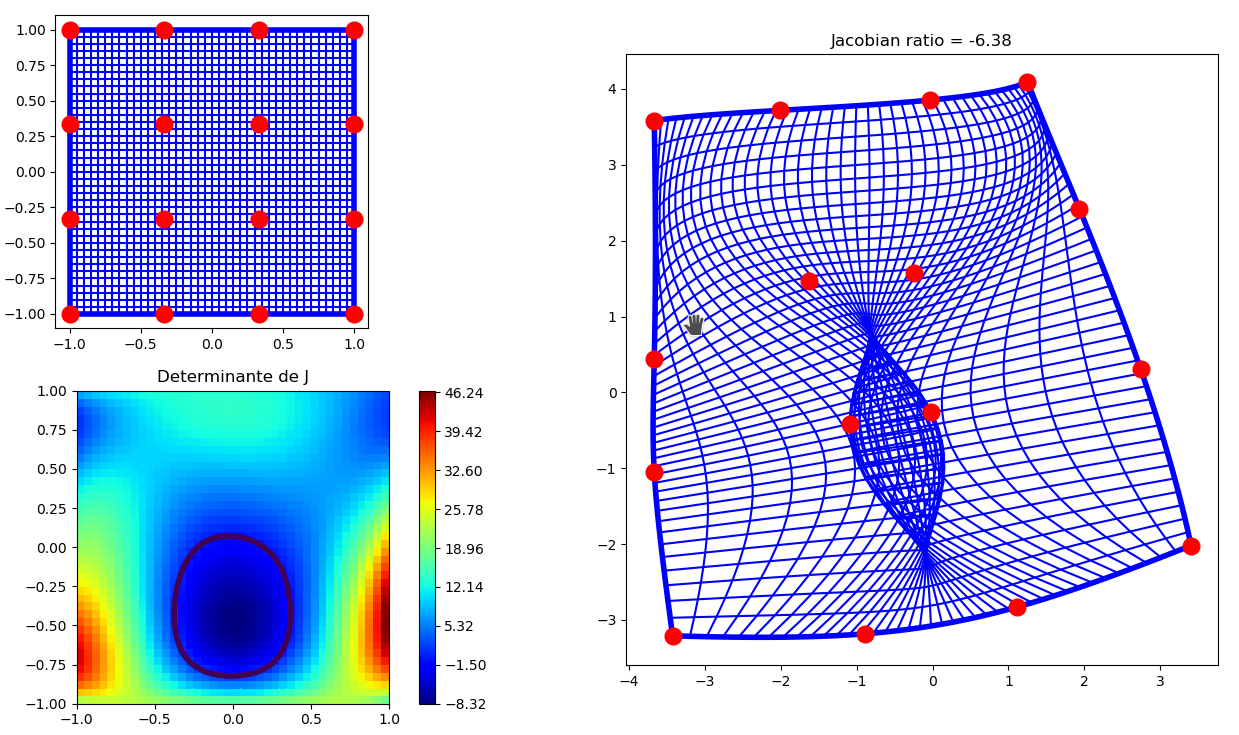

Here is the Python script that generated this plot:
import numpy as np
import matplotlib.pyplot as plt
import warnings

# %% Se crea un espacio para hacer clic y definir los nodos del EF
plt.figure()
plt.title('Haciendo clic con el ratón, defina los 16 nodos del EF')
plt.axis([-5, 5, -5, 5])
xnod, ynod = np.array(plt.ginput(16)).T
plt.close()

# %% Espacio normalizado
fig = plt.figure()
gs = fig.add_gridspec(ncols=2, nrows=2)

# se "discretiza" el espacio cada 0.05
xi, eta = np.mgrid[-1:1:41j, -1:1:41j]
n = len(xi)

# se grafica el EF en el espacio normalizado
ax1 = fig.add_subplot(gs[0,0])
for i in range(n):
    h1 = ax1.plot(xi[:, i], eta[:, i], 'b')
    h2 = ax1.plot(xi[i, :], eta[i, :], 'b')
    if i == 0 or i == (n-1):
        plt.setp(h1, linewidth=4)
        plt.setp(h2, linewidth=4)

# se grafican los nodos en el espacio normalizado
xinod =  [-1, -1/3, 1/3,  1,    1,   1, 1, 1/3, -1/3, -1,  -1,   -1, -1/3,  1/3, 1/3, -1/3]
etanod = [-1,   -1,  -1, -1, -1/3, 1/3, 1,   1,    1,  1, 1/3, -1/3, -1/3, -1/3, 1/3,  1/3]
ax1.plot(xinod, etanod, 'ro', markersize=12, linewidth=4)
ax1.axis([-1.1, 1.1, -1.1, 1.1])
ax1.set_aspect('equal', 'box')

# %% Funciones de forma del elemento lagrangiano plano de 16 nodos (cuadrático)
#
# Numeración local:
#        ^ eta
#        |
#        |
# 10---9---8---7
#  |   |   |   |
# 11--16--15---6
#  |   |   |   |----> xi
# 12--13--14---5
#  |   |   |   |
#  1---2---3---4

Ni1 = (1/16)*(xi - 1)*(1 - 9*xi**2)
Ni2 = (9/16)*(1 - xi**2)*(1 - 3*xi)
Ni3 = (9/16)*(1 - xi**2)*(1 + 3*xi)
Ni4 = (1/16)*(xi + 1)*(9*xi**2 - 1)

Nj1 = (1/16)*(eta - 1)*(1 - 9*eta**2)
Nj2 = (9/16)*(1 - eta**2)*(1 - 3*eta)
Nj3 = (9/16)*(1 - eta**2)*(1 + 3*eta)
Nj4 = (1/16)*(eta + 1)*(9*eta**2 - 1)

N = np.zeros((16, n, n))
N[ 9] = Ni1*Nj4;      N[ 8]=Ni2*Nj4;      N[ 7] = Ni3*Nj4;      N[6] = Ni4*Nj4
N[10] = Ni1*Nj3;      N[15]=Ni2*Nj3;      N[14] = Ni3*Nj3;      N[5] = Ni4*Nj3
N[11] = Ni1*Nj2;      N[12]=Ni2*Nj2;      N[13] = Ni3*Nj2;      N[4] = Ni4*Nj2
N[ 0] = Ni1*Nj1;      N[ 1]=Ni2*Nj1;      N[ 2] = Ni3*Nj1;      N[3] = Ni4*Nj1

x = np.sum(N*xnod[:,np.newaxis,np.newaxis], axis=0) # broadcasting en acción
y = np.sum(N*ynod[:,np.newaxis,np.newaxis], axis=0)

ax3 = fig.add_subplot(gs[:, 1])
for i in range(n):
    h1 = ax3.plot(x[:, i], y[:, i], 'b')
    h2 = ax3.plot(x[i, :], y[i, :], 'b')
    if i == 0 or i == (n-1):
        plt.setp(h1, linewidth=4)
        plt.setp(h2, linewidth=4)
ax3.plot(xnod, ynod, 'ro', markersize=12, linewidth=4)
ax3.set_aspect('equal', 'box')

# %% derivadas de las funciones de forma
dN_dxi = np.zeros((16, n, n))
dN_dxi[0] =      ((-27*xi**2 + 18*xi + 1)*(-9*eta**3 + 9*eta**2 + eta - 1))/256
dN_dxi[1] =     -(9*(-9*xi**2 + 2*xi + 3)*(-9*eta**3 + 9*eta**2 + eta - 1))/256
dN_dxi[2] =      -(9*(9*xi**2 + 2*xi - 3)*(-9*eta**3 + 9*eta**2 + eta - 1))/256
dN_dxi[3] =       ((27*xi**2 + 18*xi - 1)*(-9*eta**3 + 9*eta**2 + eta - 1))/256
dN_dxi[4] =      (9*(3*eta - 1)*(eta - 1)*(eta + 1)*(27*xi**2 + 18*xi - 1))/256
dN_dxi[5] =   (9*(27*xi**2 + 18*xi - 1)*(-3*eta**3 - eta ** 2 + 3*eta + 1))/256
dN_dxi[6] =      -((27*xi**2 + 18*xi - 1)*(-9*eta**3 - 9*eta**2 + eta + 1))/256
dN_dxi[7] =       (9*(9*xi**2 + 2*xi - 3)*(-9*eta**3 - 9*eta**2 + eta + 1))/256
dN_dxi[8] =      (9*(-9*xi**2 + 2*xi + 3)*(-9*eta**3 - 9*eta**2 + eta + 1))/256
dN_dxi[9] =     -((-27*xi**2 + 18*xi + 1)*(-9*eta**3 - 9*eta**2 + eta + 1))/256
dN_dxi[10] =     (9*(eta - 1)*(3*eta + 1)*(eta + 1)*(27*xi**2 - 18*xi - 1))/256
dN_dxi[11] =    -(9*(eta - 1)*(3*eta - 1)*(eta + 1)*(27*xi**2 - 18*xi - 1))/256
dN_dxi[12] =      (81*(eta - 1)*(3*eta - 1)*(eta + 1)*(9*xi**2 - 2*xi - 3))/256
dN_dxi[13] =   (81*(9*xi**2 + 2*xi - 3)*(-3*eta**3 + eta ** 2 + 3*eta - 1))/256
dN_dxi[14] =      (81*(3*eta + 1)*(eta - 1)*(eta + 1)*(9*xi**2 + 2*xi - 3))/256
dN_dxi[15] =     -(81*(eta - 1)*(3*eta + 1)*(eta + 1)*(9*xi**2 - 2*xi - 3))/256

dN_deta = np.zeros((16, n, n))
dN_deta[0]  =     ((-27*eta**2 + 18*eta + 1)*(-9*xi**3 + 9*xi**2 + xi - 1))/256
dN_deta[1]  =    -(9*(xi - 1)*(3*xi - 1)*(xi + 1)*(27*eta**2 - 18*eta - 1))/256
dN_deta[2]  =     (9*(xi - 1)*(3*xi + 1)*(xi + 1)*(27*eta**2 - 18*eta - 1))/256
dN_deta[3]  =    -((-27*eta**2 + 18*eta + 1)*(-9*xi**3 - 9*xi**2 + xi + 1))/256
dN_deta[4]  =     (9*(-9*eta**2 + 2*eta + 3)*(-9*xi**3 - 9*xi**2 + xi + 1))/256
dN_deta[5]  =      (9*(9*eta**2 + 2*eta - 3)*(-9*xi**3 - 9*xi**2 + xi + 1))/256
dN_deta[6]  =     -((27*eta**2 + 18*eta - 1)*(-9*xi**3 - 9*xi**2 + xi + 1))/256
dN_deta[7]  =    (9*(27*eta**2 + 18*eta - 1)*(-3*xi**3 - xi**2 + 3*xi + 1))/256
dN_deta[8]  =     (9*(3*xi - 1)*(xi - 1)*(xi + 1)*(27*eta**2 + 18*eta - 1))/256
dN_deta[9]  =      ((27*eta**2 + 18*eta - 1)*(-9*xi**3 + 9*xi**2 + xi - 1))/256
dN_deta[10] =     -(9*(9*eta**2 + 2*eta - 3)*(-9*xi**3 + 9*xi**2 + xi - 1))/256
dN_deta[11] =    -(9*(-9*eta**2 + 2*eta + 3)*(-9*xi**3 + 9*xi**2 + xi - 1))/256
dN_deta[12] =      (81*(xi - 1)*(3*xi - 1)*(xi + 1)*(9*eta**2 - 2*eta - 3))/256
dN_deta[13] =     -(81*(xi - 1)*(3*xi + 1)*(xi + 1)*(9*eta**2 - 2*eta - 3))/256
dN_deta[14] =      (81*(3*xi + 1)*(xi - 1)*(xi + 1)*(9*eta**2 + 2*eta - 3))/256
dN_deta[15] =     (81*(9*eta**2 + 2*eta - 3)*(-3*xi**3 + xi**2 + 3*xi - 1))/256

# %%Estas derivadas se calcularon con el siguiente código de MATLAB:
'''
Ni1 = (1/16)*(xi - 1)*(1 - 9*xi**2)
Ni2 = (9/16)*(1 - xi**2)*(1 - 3*xi)
Ni3 = (9/16)*(1 - xi**2)*(1 + 3*xi)
Ni4 = (1/16)*(xi + 1)*(9*xi**2 - 1)

Nj1 = (1/16)*(eta - 1)*(1 - 9*eta**2)
Nj2 = (9/16)*(1 - eta ** 2)*(1 - 3*eta)
Nj3 = (9/16)*(1 - eta ** 2)*(1 + 3*eta)
Nj4 = (1/16)*(eta + 1)*(9*eta**2 - 1)

N = 16 * [None]

N[ 9] = Ni1 * Nj4; N[ 8] = Ni2 * Nj4; N[ 7] = Ni3 * Nj4; N[6] = Ni4 * Nj4; 
N[10] = Ni1 * Nj3; N[15] = Ni2 * Nj3; N[14] = Ni3 * Nj3; N[5] = Ni4 * Nj3;
N[11] = Ni1 * Nj2; N[12] = Ni2 * Nj2; N[13] = Ni3 * Nj2; N[4] = Ni4 * Nj2;
N[ 0] = Ni1 * Nj1; N[ 1] = Ni2 * Nj1; N[ 2] = Ni3 * Nj1; N[3] = Ni4 * Nj1;

dN_dxi  = 16 * [None]
dN_deta = 16 * [None]

for i in range(16):
    dN_dxi[i] = simple(sp.diff(N[i], xi))
    print(f'dN_dxi{i} = {char(dN_dxi[i])}')

for i in range(16):
    dN_deta[i] = simple(sp.diff(N[i], eta))
    print(f'dN_dxi{i} = {char(dN_deta[i])}')
'''
#%% Calculo el determinante del Jacobiano
dx_dxi  = np.sum(dN_dxi *xnod[:,np.newaxis,np.newaxis], axis=0) # broadcasting en acción
dy_dxi  = np.sum(dN_dxi *ynod[:,np.newaxis,np.newaxis], axis=0) 
dx_deta = np.sum(dN_deta*xnod[:,np.newaxis,np.newaxis], axis=0) 
dy_deta = np.sum(dN_deta*ynod[:,np.newaxis,np.newaxis], axis=0) 

# J = [ dx_dxi   dy_dxi
#       dx_deta  dy_deta ]

detJ = dx_dxi*dy_deta - dx_deta*dy_dxi

# Se calcula el Jacobian ratio
if np.max(detJ) > 0:
    JR = np.max(detJ) / np.min(detJ)
else:
    JR = np.min(detJ) / np.max(detJ)

print(f'Jacobian ratio (JR) = {JR}')
print(f'min(detJ) = {np.min(detJ)}')
print(f'max(detJ) = {np.max(detJ)}')

if np.max(detJ) < 0:
    print('El EF está numerado en sentido contrario al especificado')

if JR < 0 or JR > 40:
    print('Esta forma no es adecuada para un EF.')

# %% se grafica el jacobiano
ax2 = fig.add_subplot(gs[1,0])
h = ax2.pcolor(xi, eta, detJ, cmap='jet')
tickscb = np.linspace(detJ.min(), detJ.max(), 10)
fig.colorbar(h, ax=ax2, ticks=tickscb), 
ax2.set_title(f'Determinante de J')
ax3.set_title(f'Jacobian ratio = {JR:.3}')     
ax2.set_aspect('equal', 'box')
warnings.filterwarnings("ignore")
ax2.contour(xi, eta, detJ, levels= [0] , linewidths=4)
warnings.filterwarnings("default")
plt.show()
